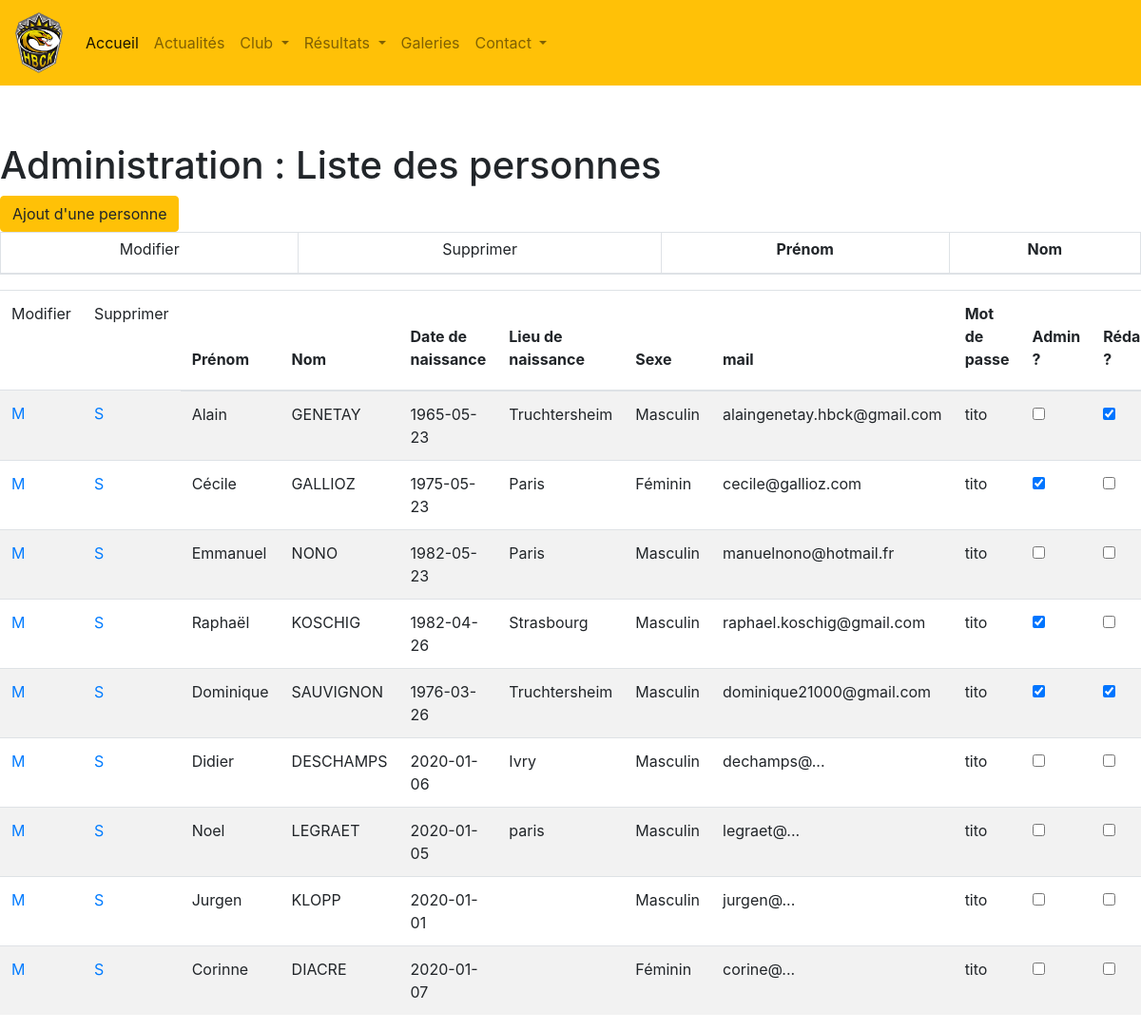
The page /src/body/personne-liste.php on the database its author committed.
### tables this page shows
CREATE TABLE `personne` (
  `per_id` int(11) NOT NULL,
  `per_nom` varchar(255) NOT NULL,
  `per_prenom` varchar(255) DEFAULT NULL,
  `per_date_nais` date DEFAULT NULL,
  `per_lieu_nais` varchar(255) DEFAULT NULL,
  `per_sexe` tinyint(50) NOT NULL,
  `per_mail` varchar(255) NOT NULL,
  `per_mdp` varchar(50) NOT NULL,
  `per_admin` int(1) NOT NULL DEFAULT '0',
  `per_redac` int(1) NOT NULL DEFAULT '0',
  `per_contact_ext` int(1) NOT NULL DEFAULT '0',
  `per_created_at` datetime NOT NULL,
  `per_updated_at` datetime DEFAULT NULL,
  `per_deleted_at` datetime DEFAULT NULL
);

CREATE TABLE `sexe` (
  `sex_id` int(11) NOT NULL,
  `sex_intitule` varchar(20) NOT NULL,
  `sex_created_at` datetime NOT NULL,
  `sex_updated_at` datetime DEFAULT NULL,
  `sex_deleted_at` datetime DEFAULT NULL
);

### src/class/PersonneBase.php (called while the page is built, shortened)
<?php
class PersonneBase
{
    public function getPersonnesActives($db){
        $sql_pa = "SELECT * FROM personne ";
        $sql_pa .= " inner join sexe on personne.per_sexe = sexe.sex_id ";
        $sql_pa .= " where per_deleted_at is null";
        $rs_pa = $db->query($sql_pa);
        return $rs_pa;
    }
}

### src/body/personne-liste.php (the view, shortened to what this page needs)
<?php
require_once '../class/PersonneBase.php';
$o_pdo = new Database();
$o_conn = $o_pdo->makeConnect();
$o_pers = new PersonneBase();
$personnes = $o_pers->getPersonnesActives($o_conn);
$pers = $personnes->fetchall();
include('../includes/head.php');
include('../includes/header.php');
?>
<link rel="stylesheet" href="https://stackpath.bootstrapcdn.com/bootstrap/4.4.1/css/bootstrap.min.css">
<h1>Administration : Liste des personnes</h1>
<a href="personne-details.php?mode=nouveau">
    <button class="btn btn-warning" type="submit">Ajout d'une personne</button>
</a>
<div class="table-responsive">
    <table id="listePersonne" class="table table-striped table-bordered table-sm">
        <thead>
            <tr>
                <td>Modifier</td>
                <td>Supprimer</td>
                <th scope="col"><label for="prenom">Prénom</label></th>
                <th scope="col"><label for="nom">Nom</label></th>
<table class="table table-striped">
    <thead>
        <tr>
            <td>Modifier</td>
            <td>Supprimer</td>
            <th><label for="prenom">Prénom</label></th>
            <th><label for="nom">Nom</label></th>
            <th><label for="date_naiss">Date de naissance</label></th>
            <th><label for="lieu_naiss">Lieu de naissance</label></th>
            <th><label for="sexe">Sexe</label></th>
            <th><label for="mail">mail</label></th>
            <th><label for="mdp">Mot de passe</label></th>
            <th><label for="admin">Admin ?</label></th>
            <th><label for="redacteur">Rédacteur ?</label></th>
        </tr>
    </thead>
    <?php foreach ($pers as $p){ ?>
    <tr>
        <td><a href="personne-details.php?mode=modif&id=<?php echo $p['per_id']?>">M</td>
        <td><a href="../traitements/personne-suppression.php?id=<?php echo $p['per_id']?>">S</td>
        <td><?php echo $p["per_prenom"]?></td>
        <td><?php echo $p["per_nom"] ?></td>
        <td><?php echo $p["per_date_nais"] ?></td>
        <td><?php echo $p["per_lieu_nais"]?></td>
        <td><?php echo $p["sex_intitule"] ?></td>
        <td><?php echo $p["per_mail"]?></td>
        <td><?php echo $p["per_mdp"] ?></td>
        <td>
            <input type="checkbox" name="admin" value="admin" <?php if ($p["per_admin"] ==1) echo "checked" ?> >
        </td>
        <td>
            <input type="checkbox" name="redac" value="redac" <?php if ($p["per_redac"] ==1) echo "checked" ?> >
        </td>
        </tr>
    <?php } ?>
</table>

### src/css/style.css (style rules this page uses)
#listePersonne thead { text-align: center; }

### rows shown on the page
personne: per_prenom "Alain", per_nom "GENETAY", per_date_nais "1965-05-23", per_lieu_nais "Truchtersheim", sexe.sex_intitule "Masculin", per_mail "alaingenetay.hbck@gmail.com", per_mdp "tito", per_redac "☑"
personne: per_prenom "Cécile", per_nom "GALLIOZ", per_date_nais "1975-05-23", per_lieu_nais "Paris", sexe.sex_intitule "Féminin", per_mail "cecile@gallioz.com", per_mdp "tito", per_admin "☑"
personne: per_prenom "Emmanuel", per_nom "NONO", per_date_nais "1982-05-23", per_lieu_nais "Paris", sexe.sex_intitule "Masculin", per_mail "manuelnono@hotmail.fr", per_mdp "tito"
personne: per_prenom "Raphaël", per_nom "KOSCHIG", per_date_nais "1982-04-26", per_lieu_nais "Strasbourg", sexe.sex_intitule "Masculin", per_mail "raphael.koschig@gmail.com", per_mdp "tito", per_admin "☑"
personne: per_prenom "Dominique", per_nom "SAUVIGNON", per_date_nais "1976-03-26", per_lieu_nais "Truchtersheim", sexe.sex_intitule "Masculin", per_mail "dominique21000@gmail.com", per_mdp "tito", per_admin "☑", per_redac "☑"
personne: per_prenom "Didier", per_nom "DESCHAMPS", per_date_nais "2020-01-06", per_lieu_nais "Ivry", sexe.sex_intitule "Masculin", per_mail "dechamps@...", per_mdp "tito"
personne: per_prenom "Noel", per_nom "LEGRAET", per_date_nais "2020-01-05", per_lieu_nais "paris", sexe.sex_intitule "Masculin", per_mail "legraet@...", per_mdp "tito"
personne: per_prenom "Jurgen", per_nom "KLOPP", per_date_nais "2020-01-01", sexe.sex_intitule "Masculin", per_mail "jurgen@...", per_mdp "tito"
personne: per_prenom "Corinne", per_nom "DIACRE", per_date_nais "2020-01-07", sexe.sex_intitule "Féminin", per_mail "corine@...", per_mdp "tito"
